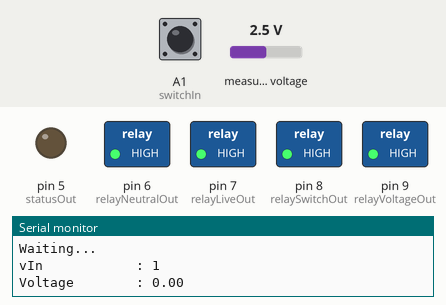
Simulated run of this sketch. Board: Arduino Uno, built with avr-gcc and run on an emulated ATmega328P. On the bench: switched loads named in the sketch (green lamp = pin HIGH), output pins drawn as LEDs (lit = HIGH), the last lines printed to the serial monitor. Inputs (shaded band) come from the test bench; at power-on: A1 (switchIn) HIGH, measured voltage 2.5 V.

Above: at 1.2 s.
1.3 s: A1 (switchIn) pulled LOW for 0.15 s
At 2.6 s:
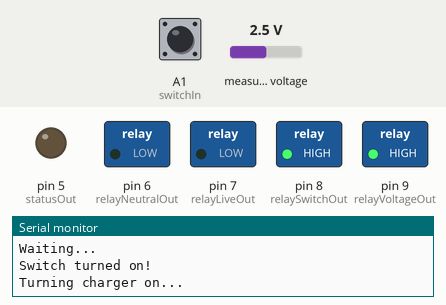
At 3.7 s:
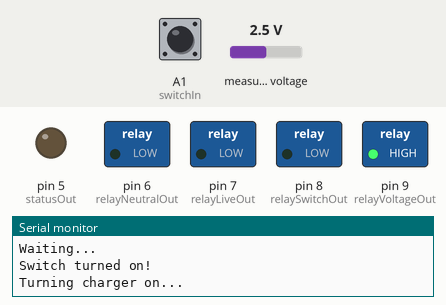
4.4 s: A1 (switchIn) pulled LOW for 3.2 s
At 9.6 s:
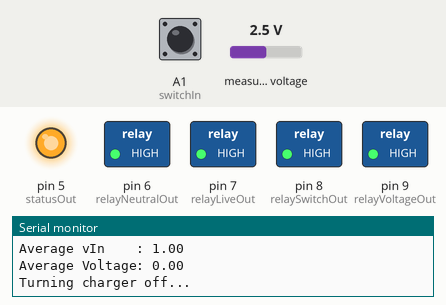
Timing chart, 0 to 11.1 s (numbered marks = the images above; inputs shaded):
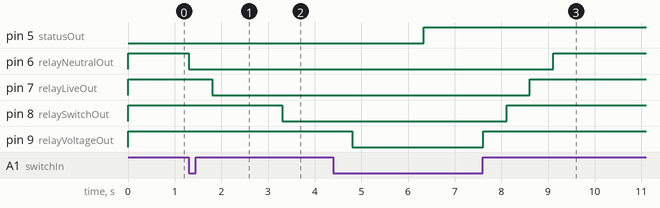

Measured:
- after the input at 1.3 s, pin 6 (relayNeutralOut): HIGH → LOW at once; pin 7 (relayLiveOut): HIGH → LOW after 0.51 s; pin 8 (relaySwitchOut): HIGH → LOW after 2.0 s
- after the input at 4.4 s, pin 5 (statusOut): LOW → HIGH after 1.9 s; pin 6 (relayNeutralOut): LOW → HIGH after 4.7 s instead of 3.4 s; pin 7 (relayLiveOut): LOW → HIGH after 4.2 s instead of 2.9 s; pin 8 (relaySwitchOut): LOW → HIGH after 3.7 s instead of 2.4 s

The sketch:

charger.ino
```cpp
#include <Arduino.h>
#include <Wire.h>
#include <Adafruit_ADS1015.h>

/* ToDo */

// ToDo: Add switch between 5V Power Supply GND and GND for USB debugging
// ToDo: Add ADC
// ToDo: Increase ADC accuracy
// ToDo: Add display and [voltage, mode, settings] input

/* ToDo */

/* ADS1115 15 bit analog digital converter */
Adafruit_ADS1115 ads(0x4a); // A4 - SDA; A5 - SCL; 0x4a: ADDR - SDA
double adsC = 0.000125f;

/* Debug */
bool debugMode = false;
bool advancedDebugMode = false;

/* Charger Settings */
const double current = 4.5;
//const double current = 9;

/* Battery Settings */
const int series = 18;
// const int series = 26;
const int parallel = 1;
// const int parallel = 8;

/* Cell Specifications */
const double voltageNominal = 3.7; // V
const double voltageMax = 4.2; // V
const double capacity = 20; // Ah
// const double capacity = 5; // Ah

/* Pin Settings */
const int voltageSettingIn = A2; // LOW: Charge to 100%; HIGH: Charge to 80%
const int switchIn = A1; // Switch to turn charging on/off
const int voltageIn = A0; // Voltage from battery/charger voltage divider - replaced by ADS1115
const int statusOut = 5; // Status voltmeter (0-1V out)
const int relayNeutralOut = 6; // Relay Neutral wire
const int relayLiveOut = 7; // Relay Live wire
const int relaySwitchOut = 8; // Relay charger switch
const int relayVoltageOut = 9; // Relay positive voltage wire

/* Voltage Divider Settings */
const double maxInputVoltage = 126.729078; // Determine this experimentally

/* General Stuff */
int vIns[60] = {};
int counter = 0;

/* Mode = 0 - Turn charger off when this voltage is reached */
double voltageMin = 60; // Wait until >= this voltage is measured before starting charging, to verify battery connection
double voltageCutoff = 81; // For experimenting, put this impossibly high
double battery80Voltage = series * 4.025; // 72.45V - Will drop to approx. 72.4V after charging (4.02V per cell)
double battery100Voltage = series * 4.185; // 75.33V - Close to 100% so BMS doesn't cut power

/* Mode = 1 - Turn charger off when this percentage is reached - ToDo: Calculate with specific cell voltage graph, otherwise don't use this yet! */
double percentageCutoff = 80;
double batteryMinVoltage = series * voltageNominal;
double batteryMaxVoltage = series * voltageMax;

/* Mode = 2 - Turn charger off when certain Ah is reached (CC only) */
double ahCutoff = 4;

/* Mode = 3 - Turn charger off when certain Wh is reached (CC only) */
double whCutoff = 530;

int mode = 2;
int state = 0;

unsigned long start = 0;
double startStatus = 0;

void chargerOn() {
    Serial.print("Turning charger on...");

    digitalWrite(relayNeutralOut, LOW);
    delay(500);
    digitalWrite(relayLiveOut, LOW);
    delay(1500); // Wait for capacitors to charge
    digitalWrite(relaySwitchOut, LOW);
    delay(1500);
    digitalWrite(relayVoltageOut, LOW);
    delay(1500); // Wait for voltage to stabilize before measuring
    Serial.println(" done!");

    state = 1;

    start = millis();
    startStatus = 0;
}

void chargerOff() {
    Serial.print("Turning charger off...");

    digitalWrite(relayVoltageOut, HIGH);
    delay(500);
    digitalWrite(relaySwitchOut, HIGH);
    delay(500);
    digitalWrite(relayLiveOut, HIGH);
    delay(500);
    digitalWrite(relayNeutralOut, HIGH);
    delay(3000); // Wait for capacitors to discharge
    Serial.println(" done!");

    state = 2;
}

void setStatus(double status) {
    int stOut = ((int) (status * ((double) 256 / 5))) - 1;
    if (debugMode) {
        Serial.print("stOut: " + String(stOut));
    }
    if (status < 0) stOut = 0;
    if (status > 1) stOut = (int) ((double) 256 / 5);
    if (debugMode) {
        Serial.println(", " + String(stOut));
    }
    analogWrite(statusOut, stOut);
}

void setup() {
    Serial.begin(115200);

    pinMode(switchIn, INPUT_PULLUP);
    pinMode(voltageSettingIn, INPUT_PULLUP);

    digitalWrite(statusOut, LOW);
    digitalWrite(relayNeutralOut, HIGH);
    digitalWrite(relayLiveOut, HIGH);
    digitalWrite(relaySwitchOut, HIGH);
    digitalWrite(relayVoltageOut, HIGH);

    pinMode(statusOut, OUTPUT);
    pinMode(relayNeutralOut, OUTPUT);
    pinMode(relayLiveOut, OUTPUT);
    pinMode(relaySwitchOut, OUTPUT);
    pinMode(relayVoltageOut, OUTPUT);

    ads.setGain(GAIN_ONE);
    ads.begin();

    for (int i = 0; i < 60; i++) {
        vIns[i] = 0;
    }

    if (advancedDebugMode) {
        digitalWrite(relayVoltageOut, LOW);
    }
}

double getVoltage(double vIn) {
    double voltage = (((double) vIn * adsC) / 4.096F) * maxInputVoltage;
    return voltage;
}

void loop() {
    int16_t vIn = ads.readADC_SingleEnded(0);

    if (vIn <= 0) vIn = 1;

    double voltage = getVoltage(vIn);

    vIns[counter] = vIn;

    if (counter == 60) {
        counter = 0;
    } else {
        counter++;
    }

    double dividend = 0;
    double divisor = 0;

    for (int currentVIn : vIns) {
        if (currentVIn > 0) {
            dividend += currentVIn;
            divisor++;
        }
    }

    double averageVIn = (double) dividend / (double) divisor;

    if (advancedDebugMode) {
        Serial.println("");
        Serial.println("vIn            : " + String(vIn));
        Serial.println("Voltage        : " + String(voltage));
        Serial.println("Average vIn    : " + String(averageVIn));
        Serial.println("Average Voltage: " + String(getVoltage(averageVIn)));
    }

    voltage = getVoltage(averageVIn);

    if (state == 0) { // Waiting for switch to be turned on // ToDo: And in settings mode. Change cutoff voltage/percentage
        Serial.println("Waiting...");
        if (digitalRead(switchIn) == LOW && (voltage >= voltageMin || mode == 2)) {
            Serial.println("Switch turned on!");
            chargerOn();
        }
    } else if (state == 1) { // Charging - Waiting for charging to be finished or switch to be turned off
        if (digitalRead(switchIn) == HIGH) {
            chargerOff();
            return;
        }

        double seconds = ((double) (millis() - start)) / 1000;
        double ah = ((double) (current * seconds)) / 3600;
        double wh = ah * batteryMinVoltage;

        Serial.print("vIn: " + String(vIn));
        Serial.print("Vol: " + String(voltage));
        Serial.print("Ah : " + String(ah));
        Serial.println("Wh : " + String(wh));
        Serial.println();

        if (mode == 0) {
            if (startStatus == 0) {
                startStatus = voltage;
            } else {
                setStatus(((voltage - startStatus)) / (voltageCutoff - startStatus));
            }

            if (digitalRead(voltageSettingIn) == HIGH) {
                voltageCutoff = battery80Voltage;
            } else {
                voltageCutoff = battery100Voltage;
            }

            if (voltage >= voltageCutoff) {
                Serial.println("Voltage reached " + String(voltage) + " (+" + String(voltage - voltageCutoff) +
                               "), turning charger off...");
                chargerOff();
            }
        } else if (mode == 1) {
            double voltageMinMaxDifference = batteryMaxVoltage - batteryMinVoltage;
            double currentPercentage = (((double) (voltage - batteryMinVoltage)) / voltageMinMaxDifference) * 100;

            if (startStatus == 0) {
                startStatus = currentPercentage;
            } else {
                setStatus(((currentPercentage - startStatus)) / (percentageCutoff - startStatus));
            }

            if (currentPercentage >= percentageCutoff) {
                Serial.println(
                        "Percentage reached " + String(currentPercentage) + " at " + String(voltage) + " volts (+" +
                        String(currentPercentage - percentageCutoff) + "), turning charger off...");
                chargerOff();
            }
        } else if (mode == 2) {
            if (startStatus == 0) {
                startStatus = ah;
            } else {
                setStatus(((ah - startStatus)) / (ahCutoff - startStatus));
            }

            Serial.println(
                    "Reached " + String(ah) + "/" + String(ahCutoff) + " amp hours (" + String((ah / ahCutoff) * 100) +
                    "%)");

            if (ah >= ahCutoff) {
                Serial.println("Ampere hours reached " + String(ah) + " (+" + String(ah - ahCutoff) +
                               "), turning charger off...");
                chargerOff();
            }
        } else if (mode == 3) {
            if (startStatus == 0) {
                startStatus = wh;
            } else {
                setStatus(((wh - startStatus)) / (whCutoff - startStatus));
            }

            if (wh > whCutoff) {
                Serial.println("Watt hours reached " + String(wh) + " (+" + String(wh - whCutoff) +
                               "), turning charger off...");
                chargerOff();
            }
        }
    } else if (state == 2) { // Finished Charging - Waiting for switch to be turned off
        if (digitalRead(switchIn) == HIGH) {
            Serial.println("Switch turned off, resetting!");
            state = 0;
        }
    }
}
```
